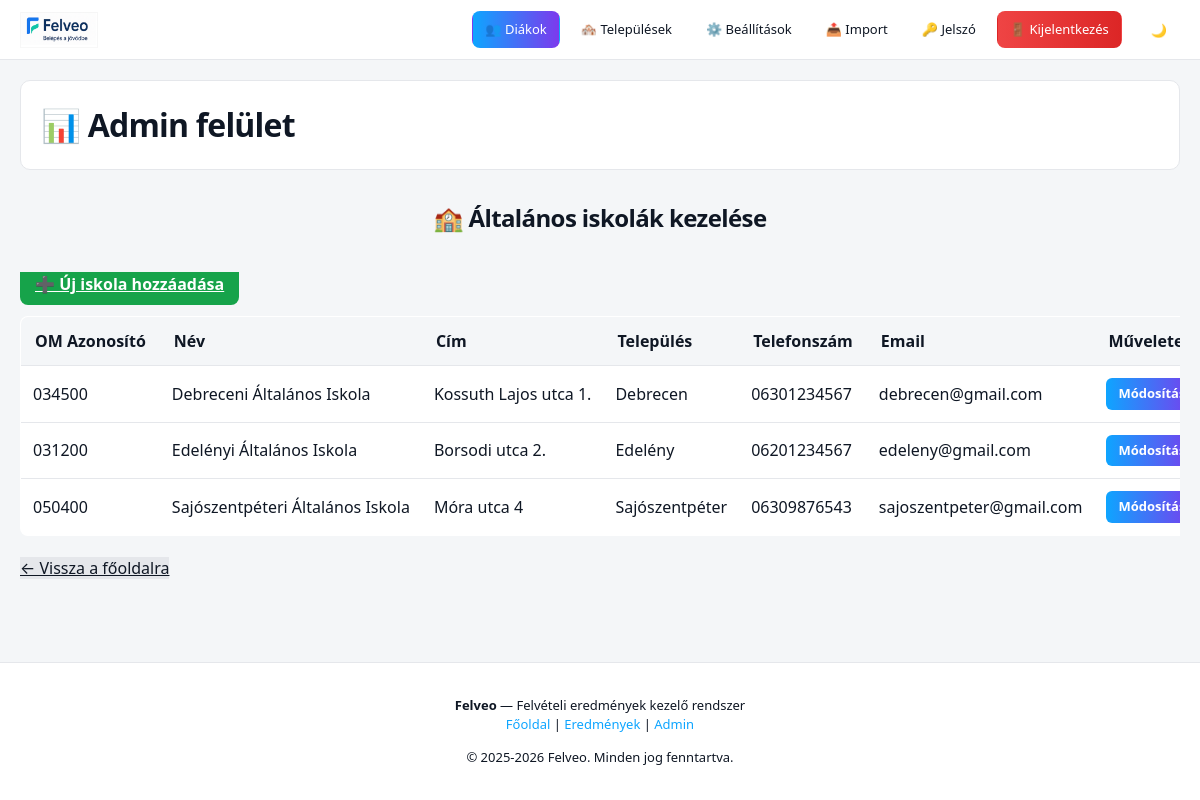
Screenshot of /admin_dashboard.php?action=schools (signed in) with the database file from the repository.
### tables this page shows
CREATE TABLE `altalanos_iskolak` (
  `om_azonosito` char(6) NOT NULL,
  `nev` varchar(150) NOT NULL,
  `cim` varchar(200) NOT NULL,
  `telefonszam` varchar(20) DEFAULT NULL,
  `email` varchar(100) DEFAULT NULL,
  `iranyitoszam` char(4) NOT NULL,
  `telepules` varchar(100) NOT NULL
);

### admin_dashboard.php (the view, shortened to what this page needs)
<?php
require 'config.php';
$action = $_GET['action'] ?? '';
$schools_stmt = $pdo->prepare("SELECT * FROM altalanos_iskolak ORDER BY nev");
$schools_stmt->execute();
$schools = $schools_stmt->fetchAll(PDO::FETCH_ASSOC);
?>
<!DOCTYPE html>
<html lang="hu">
<head>
    <link rel="stylesheet" href="style.css">
</head>
<body>
    <?php require 'navbar.php'; ?>
    <div class="admin-container">
        <div class="header">
            <h1>📊 Admin felület</h1>
        </div>
        <?php if ($action === 'edit_school' && isset($_GET['om'])): ?>
            <?php
            $om = $_GET['om'];
            $school_stmt = $pdo->prepare("SELECT * FROM altalanos_iskolak WHERE om_azonosito = ?");
            $school_stmt->execute([$om]);
            $school = $school_stmt->fetch(PDO::FETCH_ASSOC);
            ?>
            <div class="edit-form-wrapper">
                <h2><?php echo htmlspecialchars($school['nev']); ?> - Módosítás</h2>
                <form method="POST" class="form-section">
                    <input type="hidden" name="action" value="update_school">
                    <input type="hidden" name="om_azonosito" value="<?php echo $school['om_azonosito']; ?>">
                    <div class="form-group">
                        <label>OM Azonosító:</label>
                        <input type="text" value="<?php echo $school['om_azonosito']; ?>" disabled>
                    </div>
                    <div class="form-group">
                        <label>Név:</label>
                        <input type="text" name="nev" value="<?php echo htmlspecialchars($school['nev']); ?>" required>
                    </div>
                    <div class="form-group">
                        <label>Cím:</label>
                        <input type="text" name="cim" value="<?php echo htmlspecialchars($school['cim']); ?>" required>
                    </div>
                    <div class="form-group">
                        <label>Telefonszám:</label>
                        <input type="text" name="telefonszam" value="<?php echo htmlspecialchars($school['telefonszam'] ?? ''); ?>">
                    </div>
                    <div class="form-group">
                        <label>Email:</label>
                        <input type="email" name="email" value="<?php echo htmlspecialchars($school['email'] ?? ''); ?>">
                    </div>
                    <div class="form-group">
                        <label>Irányítószám:</label>
                        <input type="text" name="iranyitoszam" value="<?php echo htmlspecialchars($school['iranyitoszam'] ?? ''); ?>">
                    </div>
                    <div class="form-group">
                        <label>Település:</label>
                        <input type="text" name="telepules" value="<?php echo htmlspecialchars($school['telepules'] ?? ''); ?>">
                    </div>
                    <button type="submit" class="btn-success">💾 Módosítások mentése</button>
                </form>
                <div class="back-button-wrapper">
                    <a href="admin_dashboard.php?action=schools" class="btn-secondary">← Vissza az iskolák listájához</a>
                </div>
            </div>
        <?php elseif ($action === 'schools'): ?>
            <h2>🏫 Általános iskolák kezelése</h2>
            <div class="schools-list">
                <div class="action-buttons">
                    <a href="?action=add_school" class="btn-success">➕ Új iskola hozzáadása</a>
                </div>
                <table>
                    <thead>
                        <tr>
                            <th>OM Azonosító</th>
                            <th>Név</th>
                            <th>Cím</th>
                            <th>Település</th>
                            <th>Telefonszám</th>
                            <th>Email</th>
                            <th>Műveletek</th>
                        </tr>
                    </thead>
                    <tbody>
                        <?php foreach ($schools as $school): ?>
                            <tr>
                                <td><?php echo htmlspecialchars($school['om_azonosito']); ?></td>
                                <td><?php echo htmlspecialchars($school['nev']); ?></td>
                                <td><?php echo htmlspecialchars($school['cim']); ?></td>
                                <td><?php echo htmlspecialchars($school['telepules'] ?? '-'); ?></td>
                                <td><?php echo htmlspecialchars($school['telefonszam'] ?? '-'); ?></td>
                                <td><?php echo htmlspecialchars($school['email'] ?? '-'); ?></td>
                                <td>
                                    <a href="?action=edit_school&om=<?php echo urlencode($school['om_azonosito']); ?>" class="edit-btn">Módosítás</a>
                                </td>
                            </tr>
                        <?php endforeach; ?>
                    </tbody>
                </table>
            </div>
            <div class="back-button-wrapper">
                <a href="admin_dashboard.php" class="btn-secondary">← Vissza a főoldalra</a>
            </div>
        <?php endif; ?>
    </div>
    <?php require 'footer.php'; ?>
</body>
</html>

### style.css (style rules this page uses)
:root { --bg: #f4f6f8; --card-bg: #ffffff; --text: #0f1724; --primary: #0ea5ff; --logo-filter: none; --logo-filter-dark: invert(1) brightness(1.15) saturate(1.1); --primary-2: #7c3aed; --primary-hover: #0284c7; --border: #e5e7eb; --success: #16a34a; --error: #dc2626; --transition: all 0.3s ease; --navbar-height: 60px; }
*, *::before, *::after { box-sizing: border-box; -webkit-tap-highlight-color: transparent; }
body { margin: 0; padding: var(--navbar-height) 0 0 0; font-family: "Segoe UI", system-ui, -apple-system, sans-serif; background: var(--bg); color: var(--text); min-height: 100vh; display: flex; flex-direction: column; line-height: 1.5; }
h1, h2 { margin: 0 0 16px 0; font-weight: 700; letter-spacing: -0.025em; text-align: center; }
.admin-container { max-width: 1400px; margin: 0 auto; padding: 20px; width: 100%; flex: 1; display: flex; flex-direction: column; }
.header { display: flex; justify-content: space-between; align-items: center; margin-bottom: 30px; background: var(--card-bg); padding: 20px; border-radius: 10px; border: 1px solid var(--border); flex-wrap: wrap; gap: 15px; }
.header h1 { margin: 0; }
.btn-success { background: var(--success); color: white; padding: 10px 15px; border: none; border-radius: 8px; cursor: pointer; font-weight: 600; transition: all 0.3s ease; }
.back-button-wrapper { margin-top: 20px; }
.edit-btn { background: linear-gradient(90deg, var(--primary), var(--primary-2)); color: white; padding: 6px 12px; border-radius: 6px; text-decoration: none; display: inline-block; font-weight: 600; font-size: 13px; transition: all 0.3s ease; }
.schools-list { margin-top: 20px; overflow-x: auto; }
.schools-list table { width: 100%; border-collapse: collapse; background: var(--card-bg); border: 1px solid var(--border); border-radius: 8px; overflow: hidden; min-width: 1000px; }
.schools-list th, .schools-list td { padding: 12px 14px; border-bottom: 1px solid var(--border); text-align: left; vertical-align: middle; }
.schools-list th { background: var(--bg); font-weight: 700; color: var(--text); white-space: nowrap; }
.schools-list td { padding: 12px; border-bottom: 1px solid var(--border); color: var(--text); white-space: nowrap; }
.action-buttons { margin-bottom: 20px; }
.btn-secondary { background: var(--border); color: var(--text); }

### rows the page displays
altalanos_iskolak: om_azonosito "034500", nev "Debreceni Általános Iskola", cim "Kossuth Lajos utca 1.", telepules "Debrecen", telefonszam "06301234567", email "debrecen@gmail.com"
altalanos_iskolak: om_azonosito "031200", nev "Edelényi Általános Iskola", cim "Borsodi utca 2.", telepules "Edelény", telefonszam "06201234567", email "edeleny@gmail.com"
altalanos_iskolak: om_azonosito "050400", nev "Sajószentpéteri Általános Iskola", cim "Móra utca 4", telepules "Sajószentpéter", telefonszam "06309876543", email "sajoszentpeter@gmail.com"
